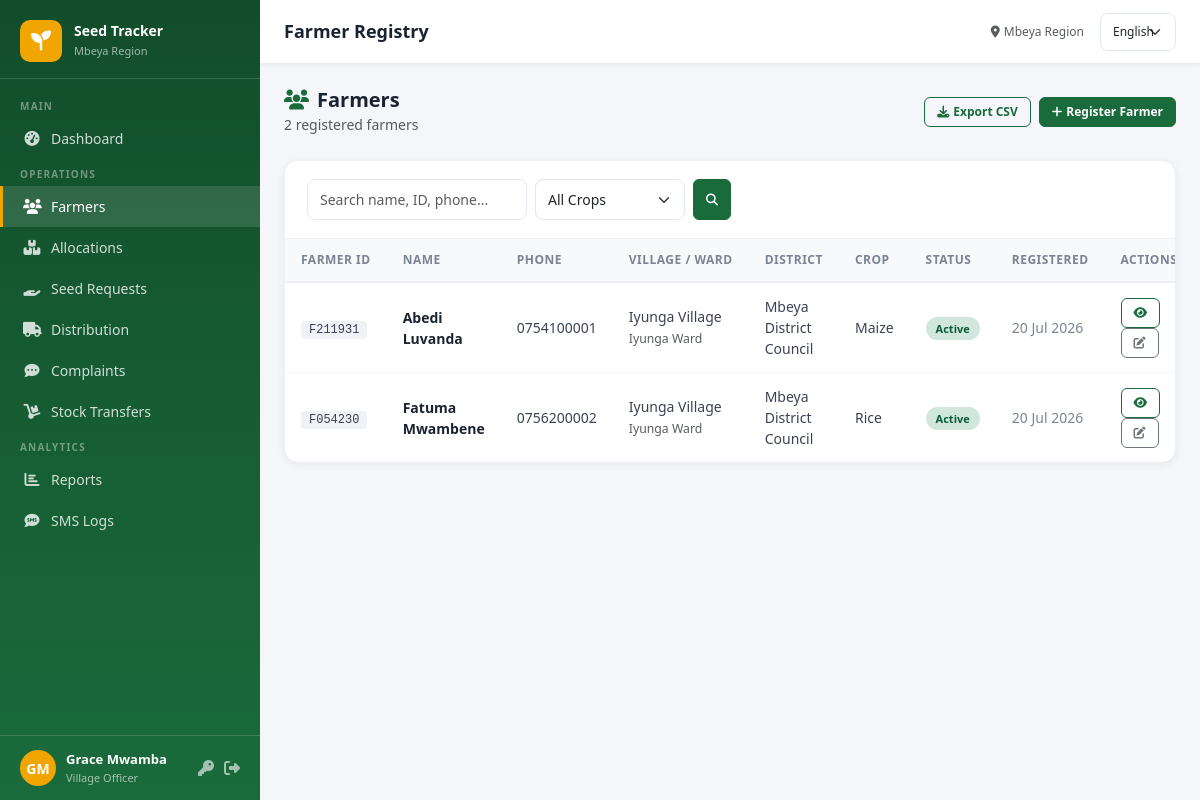
/farmers/ (signed in), run on an earlier commit of the app's database.
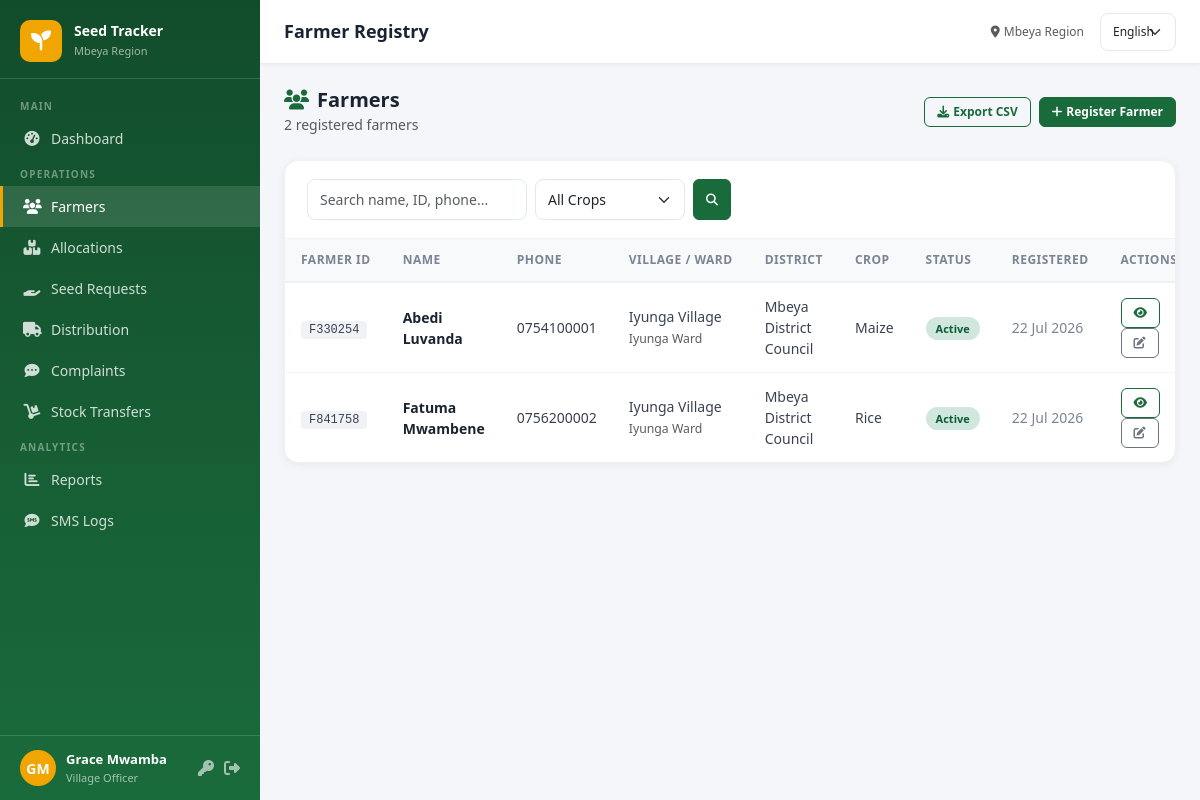
And on a later commit of the database.
### core/models.py (models this page shows, shortened)
class CustomUser(AbstractUser):
    ROLE_CHOICES = [
        ('admin', _('System Administrator')),
        ('regional', _('Regional Officer')),
        ('district', _('District Officer')),
        ('ward', _('Ward Officer')),
        ('village', _('Village Officer')),
        ('extension', _('Agricultural Extension Officer (Bwana Shamba)')),
        ('farmer', _('Farmer (Mkulima)')),
    ]
    role = models.CharField(max_length=20, choices=ROLE_CHOICES, default='village')
    region = models.ForeignKey(Region, on_delete=models.SET_NULL, null=True, blank=True)
    district = models.ForeignKey(District, on_delete=models.SET_NULL, null=True, blank=True)
    ward = models.ForeignKey(Ward, on_delete=models.SET_NULL, null=True, blank=True)
    village = models.ForeignKey(Village, on_delete=models.SET_NULL, null=True, blank=True)
    phone = models.CharField(max_length=20, blank=True)

class Farmer(models.Model):
    STATUS_CHOICES = [('active',_('Active')),('inactive',_('Inactive')),('pending',_('Pending'))]
    farmer_id = models.CharField(max_length=20, unique=True, blank=True)
    first_name = models.CharField(max_length=100)
    last_name = models.CharField(max_length=100)
    phone_number = models.CharField(max_length=20)
    village = models.ForeignKey(Village, on_delete=models.CASCADE, related_name='farmers')
    farm_location = models.CharField(max_length=200, blank=True)
    farm_size = models.DecimalField(max_digits=8, decimal_places=2, null=True, blank=True, help_text='Acres')
    crop_type = models.CharField(max_length=50, choices=CROP_CHOICES, default='maize')
    national_id = models.CharField(max_length=30, blank=True)
    status = models.CharField(max_length=20, choices=STATUS_CHOICES, default='active')
    registered_by = models.ForeignKey(CustomUser, on_delete=models.SET_NULL, null=True, related_name='registered_farmers')
    user = models.OneToOneField(CustomUser, on_delete=models.CASCADE, null=True, blank=True, related_name='farmer_profile')
    created_at = models.DateTimeField(auto_now_add=True)
    updated_at = models.DateTimeField(auto_now=True)
    @property
    def full_name(self): return f"{self.first_name} {self.last_name}"

class Village(models.Model):
    name = models.CharField(max_length=100)
    ward = models.ForeignKey(Ward, on_delete=models.CASCADE, related_name='villages')
    created_at = models.DateTimeField(auto_now_add=True)

class Ward(models.Model):
    name = models.CharField(max_length=100)
    district = models.ForeignKey(District, on_delete=models.CASCADE, related_name='wards')
    created_at = models.DateTimeField(auto_now_add=True)

class District(models.Model):
    name = models.CharField(max_length=100)
    region = models.ForeignKey(Region, on_delete=models.CASCADE, related_name='districts')
    created_at = models.DateTimeField(auto_now_add=True)

### core/views.py (the view)
# urls.py: path('farmers/', views.farmer_list, name='farmer_list'),
@login_required
def farmer_list(request):
    user = request.user
    qs = Farmer.objects.select_related('village__ward__district__region')
    if user.role == 'village': qs = qs.filter(village=user.village)
    elif user.role in ('ward','extension'): qs = qs.filter(village__ward=user.ward)
    elif user.role == 'district': qs = qs.filter(village__ward__district=user.district)
    elif user.role == 'regional': qs = qs.filter(village__ward__district__region=user.region)
    q = request.GET.get('q','')
    if q: qs = qs.filter(Q(first_name__icontains=q)|Q(last_name__icontains=q)|Q(farmer_id__icontains=q)|Q(phone_number__icontains=q))
    crop_filter = request.GET.get('crop','')
    if crop_filter: qs = qs.filter(crop_type=crop_filter)
    paginator = Paginator(qs, 20)
    page = paginator.get_page(request.GET.get('page'))
    return render(request, 'core/farmer_list.html', {'page_obj': page, 'q': q, 'crop_filter': crop_filter, 'crop_choices': CROP_CHOICES})

### templates/core/farmer_list.html (shortened to what this page needs)
{% extends 'base.html' %}
{% load i18n %}
{% block page_title %}{% trans "Farmer Registry" %}{% endblock %}
{% block content %}
<div class="page-header">
  <div>
    <h4><i class="fas fa-users me-2" style="color:#1a6b3c"></i>{% trans "Farmers" %}</h4>
    <small class="text-muted">{% blocktrans count counter=page_obj.paginator.count %}{{ counter }} registered farmer{% plural %}{{ counter }} registered farmers{% endblocktrans %}</small>
  </div>
  <div class="d-flex gap-2">
    <a href="{% url 'export_farmers_csv' %}" class="btn btn-outline-primary btn-sm"><i class="fas fa-download me-1"></i>{% trans "Export CSV" %}</a>
    <a href="{% url 'farmer_create' %}" class="btn btn-primary btn-sm"><i class="fas fa-plus me-1"></i>{% trans "Register Farmer" %}</a>
  </div>
</div>
<div class="table-card">
  <div class="table-header">
    <form method="get" class="d-flex gap-2 flex-wrap">
      <input type="text" name="q" value="{{ q }}" placeholder="{% trans 'Search name, ID, phone...' %}" class="form-control form-control-sm" style="width:220px">
      <select name="crop" class="form-select form-select-sm" style="width:150px">
        <option value="">{% trans "All Crops" %}</option>
      </select>
      <button type="submit" class="btn btn-sm btn-primary"><i class="fas fa-search"></i></button>
    </form>
  </div>
  <div class="table-responsive">
    <table class="data-table">
      <thead><tr><th>{% trans "Farmer ID" %}</th><th>{% trans "Name" %}</th><th>{% trans "Phone" %}</th><th>{% trans "Village / Ward" %}</th><th>{% trans "District" %}</th><th>{% trans "Crop" %}</th><th>{% trans "Status" %}</th><th>{% trans "Registered" %}</th><th>{% trans "Actions" %}</th></tr></thead>
      <tbody>
        {% for f in page_obj %}
        <tr>
          <td><span class="farmer-id">{{ f.farmer_id }}</span></td>
          <td><a href="{% url 'farmer_detail' f.pk %}" style="font-weight:600;text-decoration:none;color:#1a2332">{{ f.full_name }}</a></td>
          <td>{{ f.phone_number }}</td>
          <td>{{ f.village.name }}<br><small class="text-muted">{{ f.village.ward.name }}</small></td>
          <td>{{ f.village.ward.district.name }}</td>
          <td><span style="text-transform:capitalize">{{ f.get_crop_type_display }}</span></td>
          <td><span class="badge-status badge-{{ f.status }}">{{ f.get_status_display }}</span></td>
          <td style="color:#7a8494">{{ f.created_at|date:"d M Y" }}</td>
          <td>
            <a href="{% url 'farmer_detail' f.pk %}" class="btn btn-sm btn-outline-primary me-1"><i class="fas fa-eye"></i></a>
            {% if user.role != 'regional' %}
            <a href="{% url 'farmer_edit' f.pk %}" class="btn btn-sm btn-outline-secondary"><i class="fas fa-edit"></i></a>
            {% endif %}
          </td>
        </tr>
        {% empty %}
        <tr><td colspan="9" class="text-center text-muted py-5"><i class="fas fa-users fa-2x mb-2 d-block"></i>{% trans "No farmers found" %}</td></tr>
        {% endfor %}
      </tbody>
    </table>
  </div>
</div>
{% endblock %}

### templates/base.html (shortened to what this page needs)
{% load i18n %}
<!DOCTYPE html>
<html lang="{{ LANGUAGE_CODE }}">
<head>
<link href="https://cdn.jsdelivr.net/npm/bootstrap@5.3.2/dist/css/bootstrap.min.css" rel="stylesheet">
<link href="https://cdnjs.cloudflare.com/ajax/libs/font-awesome/6.5.0/css/all.min.css" rel="stylesheet">
</head>
<body>
{% if user.is_authenticated %}
<div id="sidebar">
  <div class="sidebar-brand">
    <div class="logo-icon"><i class="fas fa-seedling"></i></div>
    <div class="brand-text">
      <h6>Seed Tracker</h6>
      <small>Mbeya Region</small>
    </div>
  </div>
  <nav class="sidebar-nav">
    {% if user.role == 'farmer' %}
    <div class="nav-section-label">{% trans "Farmer" %}</div>
    <a href="{% url 'farmer_dashboard' %}" class="nav-link {% if request.resolver_match.url_name == 'farmer_dashboard' %}active{% endif %}">
      <i class="fas fa-tachometer-alt"></i> {% trans "Dashboard" %}
    </a>
    <a href="{% url 'farmer_profile_edit' %}" class="nav-link {% if 'profile' in request.resolver_match.url_name %}active{% endif %}">
      <i class="fas fa-tractor"></i> {% trans "My Farm Info" %}
    </a>
    <a href="{% url 'seed_request_create' %}" class="nav-link {% if request.resolver_match.url_name == 'seed_request_create' %}active{% endif %}">
      <i class="fas fa-hand-holding-heart"></i> {% trans "Request Seeds" %}
    </a>
    <a href="{% url 'seed_request_list' %}" class="nav-link {% if request.resolver_match.url_name == 'seed_request_list' %}active{% endif %}">
      <i class="fas fa-hand-holding"></i> {% trans "My Requests" %}
    </a>
    <a href="{% url 'allocation_list' %}" class="nav-link {% if 'allocation' in request.resolver_match.url_name %}active{% endif %}">
      <i class="fas fa-boxes"></i> {% trans "My Allocations" %}
    </a>
    <a href="{% url 'feedback_list' %}" class="nav-link {% if 'feedback' in request.resolver_match.url_name %}active{% endif %}">
      <i class="fas fa-comment-dots"></i> {% trans "Feedback" %}
    </a>
    {% else %}
    <div class="nav-section-label">{% trans "Main" %}</div>
    <a href="{% url 'dashboard' %}" class="nav-link {% if request.resolver_match.url_name == 'dashboard' %}active{% endif %}">
      <i class="fas fa-tachometer-alt"></i> {% trans "Dashboard" %}
    </a>
    <div class="nav-section-label">{% trans "Operations" %}</div>
    <a href="{% url 'farmer_list' %}" class="nav-link {% if 'farmer' in request.resolver_match.url_name %}active{% endif %}">
      <i class="fas fa-users"></i> {% trans "Farmers" %}
    </a>
    <a href="{% url 'allocation_list' %}" class="nav-link {% if 'allocation' in request.resolver_match.url_name %}active{% endif %}">
      <i class="fas fa-boxes"></i> {% trans "Allocations" %}
    </a>
    <a href="{% url 'seed_request_list' %}" class="nav-link {% if 'seed_request' in request.resolver_match.url_name %}active{% endif %}">
      <i class="fas fa-hand-holding"></i> {% trans "Seed Requests" %}
    </a>
    <a href="{% url 'distribution_list' %}" class="nav-link {% if 'distribution' in request.resolver_match.url_name %}active{% endif %}">
      <i class="fas fa-truck"></i> {% trans "Distribution" %}
    </a>
    <a href="{% url 'feedback_list' %}" class="nav-link {% if 'feedback' in request.resolver_match.url_name %}active{% endif %}">
      <i class="fas fa-comment-dots"></i> {% trans "Complaints" %}
    </a>
    {% if user.role != 'extension' %}
    <a href="{% url 'stock_list' %}" class="nav-link {% if 'stock' in request.resolver_match.url_name %}active{% endif %}">
      <i class="fas fa-dolly"></i> {% trans "Stock Transfers" %}
    </a>
    {% endif %}
    <div class="nav-section-label">{% trans "Analytics" %}</div>
    <a href="{% url 'reports' %}" class="nav-link {% if 'report' in request.resolver_match.url_name %}active{% endif %}">
      <i class="fas fa-chart-bar"></i> {% trans "Reports" %}
    </a>
    <a href="{% url 'sms_logs' %}" class="nav-link {% if 'sms' in request.resolver_match.url_name %}active{% endif %}">
      <i class="fas fa-sms"></i> {% trans "SMS Logs" %}
    </a>
    {% endif %}
  </nav>
  <div class="sidebar-user">
    <div class="user-avatar">{{ user.first_name|first|upper }}{{ user.last_name|first|upper }}</div>
    <div class="user-info">
      <div class="user-name">{{ user.get_full_name|default:user.username }}</div>
      <div class="user-role">{{ user.get_role_display }}</div>
    </div>
    <a href="{% url 'change_password' %}" title="{% trans 'Change Password' %}" style="color:rgba(255,255,255,.6)"><i class="fas fa-key"></i></a>
    <a href="{% url 'logout' %}" title="{% trans 'Logout' %}" style="color:rgba(255,255,255,.6)"><i class="fas fa-sign-out-alt"></i></a>
  </div>
</div>
<div id="main">
  <div id="topbar">
    <h1 class="page-title">{% block page_title %}{% trans "Dashboard" %}{% endblock %}</h1>
    <div class="d-flex align-items-center gap-3">
      <span class="text-muted" style="font-size:12px;"><i class="fas fa-map-marker-alt me-1"></i>{% trans "Mbeya Region" %}</span>
      <form action="{% url 'set_language' %}" method="post" class="d-flex align-items-center">
        <select name="language" onchange="this.form.submit()" class="form-select form-select-sm" style="font-size:12px;width:auto;">
          {% get_current_language as CURRENT_LANGUAGE %}
          {% get_available_languages as AVAILABLE_LANGUAGES %}
          {% for lang_code, lang_name in AVAILABLE_LANGUAGES %}
          <option value="{{ lang_code }}" {% if lang_code == CURRENT_LANGUAGE %}selected{% endif %}>{{ lang_name }}</option>
          {% endfor %}
        </select>
      </form>
    </div>
  </div>
  <div class="content-area">
    {% block content %}{% endblock %}
  </div>
</div>
{% else %}
{% block auth_content %}{% endblock %}
{% endif %}
</body>
</html>

What changed in the data, as far as the page shows it:
removed Farmer: farmer_id "F211931", full_name "Abedi Luvanda", phone_number "0754100001", village.name "Iyunga Village", village.ward.name "Iyunga Ward", village.ward.district.name "Mbeya District Council", crop_type "Maize", status "Active", created_at "20 Jul 2026"
removed Farmer: farmer_id "F054230", full_name "Fatuma Mwambene", phone_number "0756200002", village.name "Iyunga Village", village.ward.name "Iyunga Ward", village.ward.district.name "Mbeya District Council", crop_type "Rice", status "Active", created_at "20 Jul 2026"
added Farmer: farmer_id "F330254", full_name "Abedi Luvanda", phone_number "0754100001", village.name "Iyunga Village", village.ward.name "Iyunga Ward", village.ward.district.name "Mbeya District Council", crop_type "Maize", status "Active", created_at "22 Jul 2026"
added Farmer: farmer_id "F841758", full_name "Fatuma Mwambene", phone_number "0756200002", village.name "Iyunga Village", village.ward.name "Iyunga Ward", village.ward.district.name "Mbeya District Council", crop_type "Rice", status "Active", created_at "22 Jul 2026"
